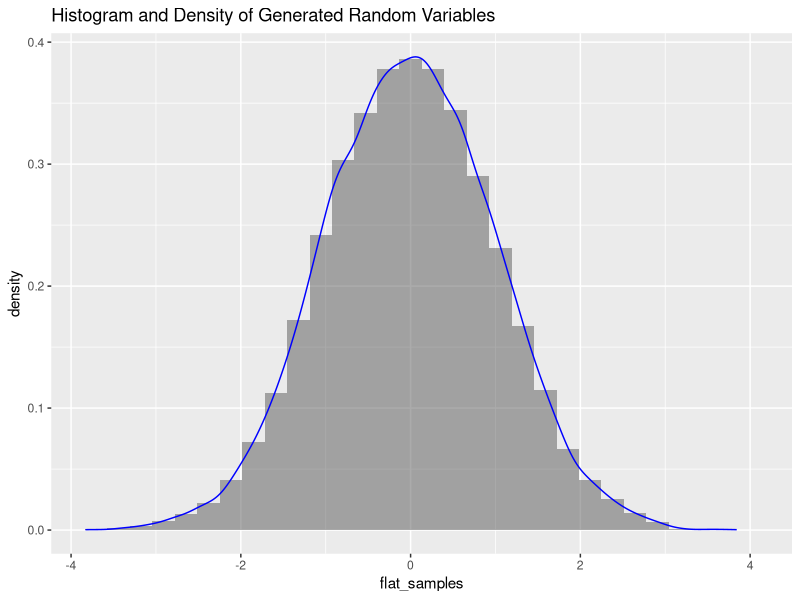
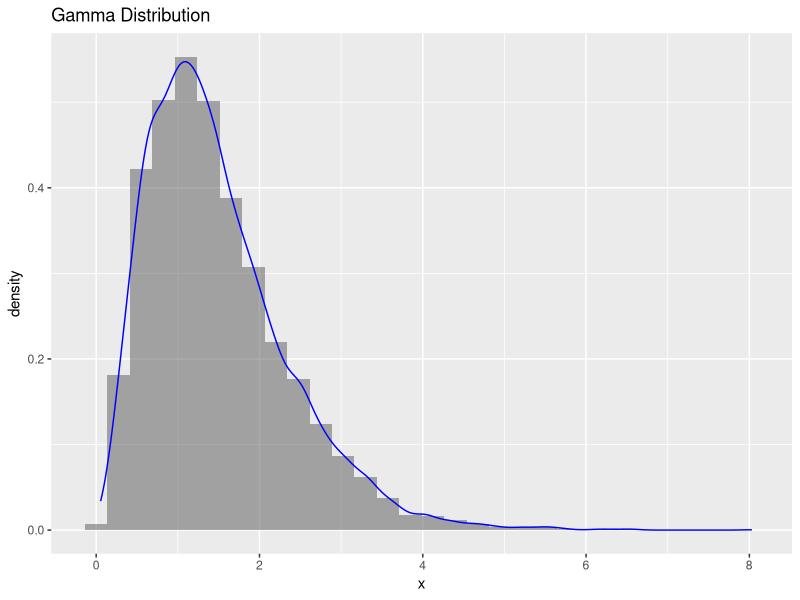
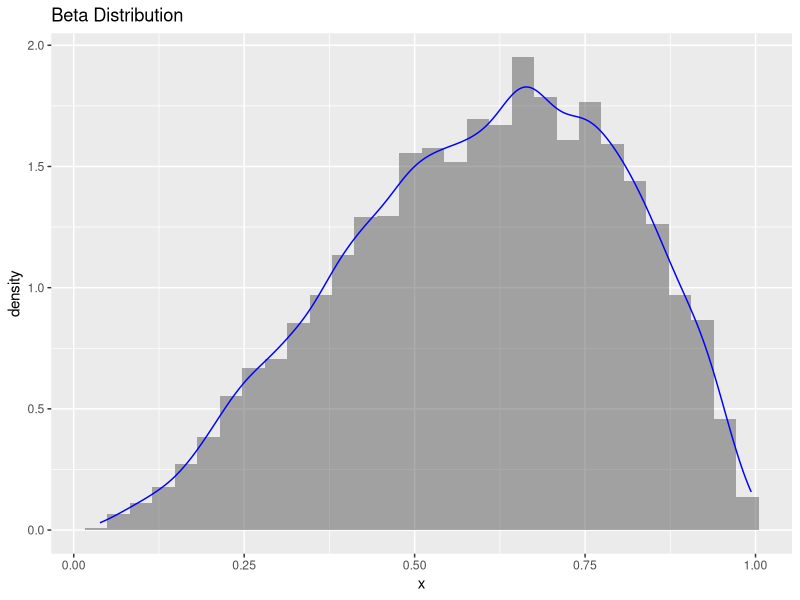
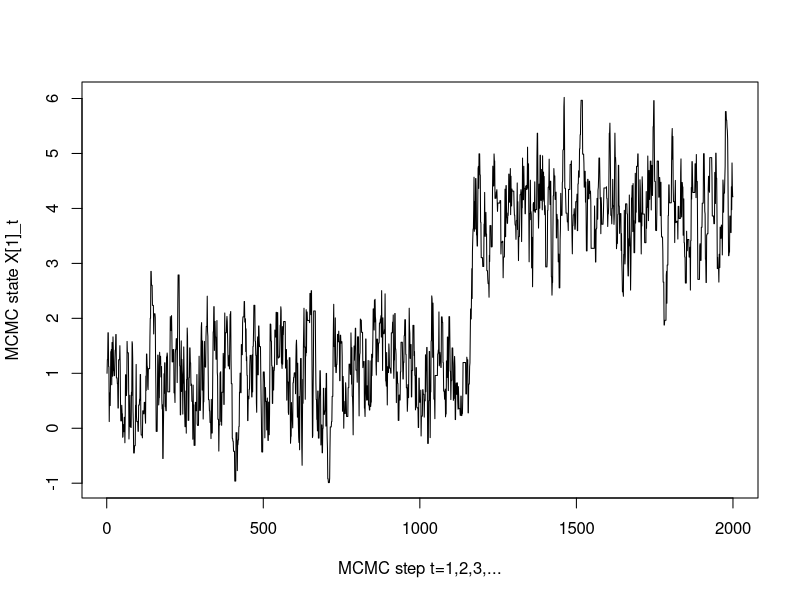
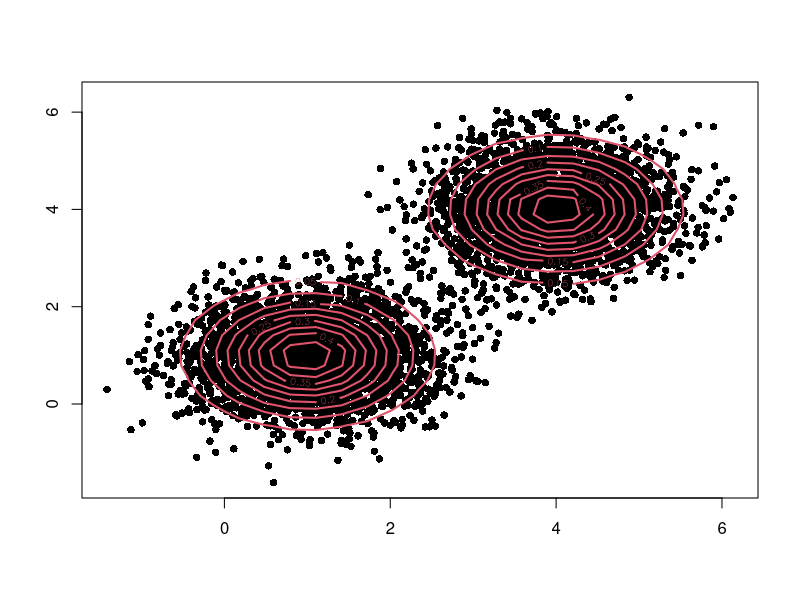
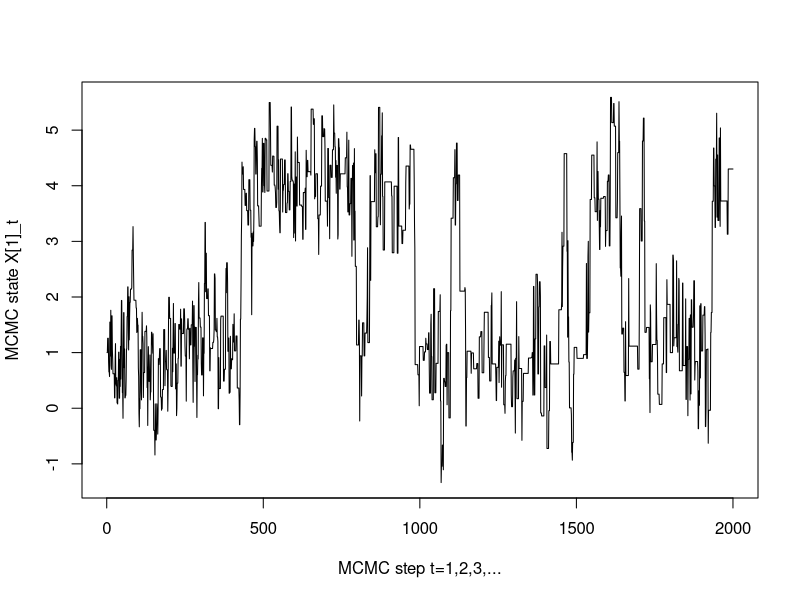
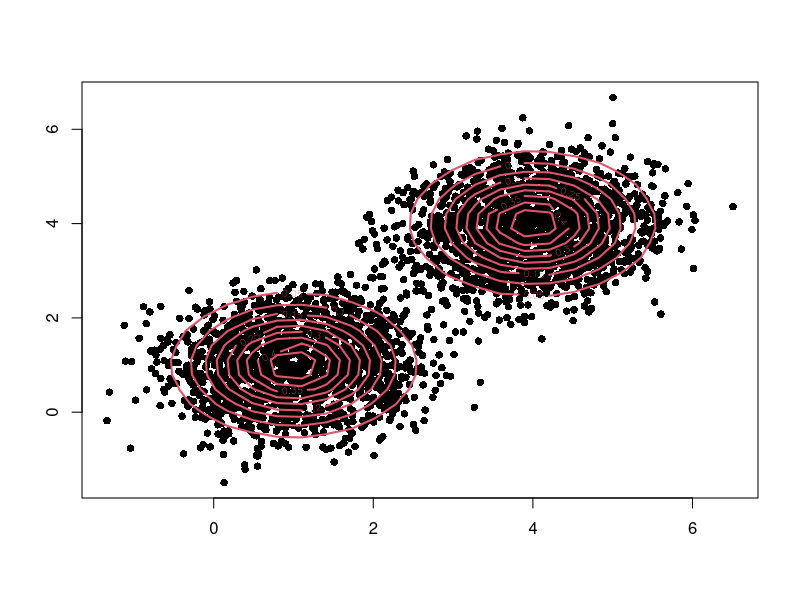
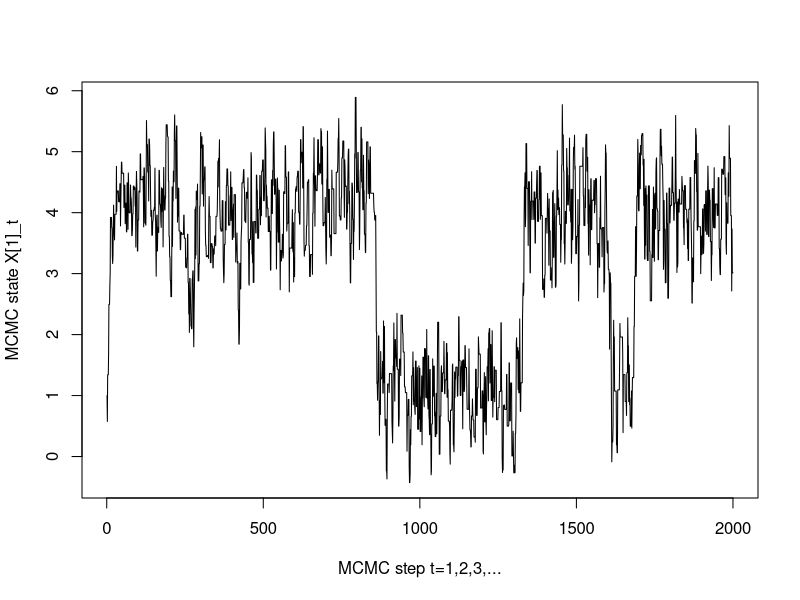

Write the R code that produced these figures, in order.
## ---- chunk 1
knitr::opts_chunk$set(echo = TRUE)
## ---- chunk 2
library(ggplot2)

generate_normal_random_pair <- function() {
  # Step 1: Generate two independent random numbers from uniform distribution
  U1 <- runif(1)
  U2 <- runif(1)

  # Step 2: Apply the Box-Muller transformation
  Z0 <- sqrt(-2 * log(U1)) * cos(2 * pi * U2)
  Z1 <- sqrt(-2 * log(U1)) * sin(2 * pi * U2)

  return(c(Z0, Z1))
}



# Generate a large number of samples
samples <- replicate(10000, generate_normal_random_pair())
flat_samples <- as.vector(samples)

# Plotting
ggplot() + 
  geom_histogram(aes(flat_samples, ..density..), bins = 30, alpha = 0.5) +
  geom_density(aes(flat_samples), color = "blue") +
  labs(title = "Histogram and Density of Generated Random Variables")

## ---- chunk 3

alpha <- 3
beta <- 2
# Gamma distribution in R
gamma_samples <- rgamma(10000, shape = alpha, rate = beta)

# Beta distribution in R
beta_samples <- rbeta(10000, shape1 = alpha, shape2 = beta)

# Visualization in R using ggplot2
library(ggplot2)

# Function to visualize distribution in R
visualize_distribution <- function(samples, title) {
  ggplot(data.frame(x = samples), aes(x)) + 
    geom_histogram(aes(y = ..density..), bins = 30, alpha = 0.5) + 
    geom_density(colour = "blue") + 
    ggtitle(title)
}

# Visualize Gamma distribution
visualize_distribution(gamma_samples, "Gamma Distribution")
## ---- chunk 4
# Visualize Beta distribution
visualize_distribution(beta_samples, "Beta Distribution")
## ---- chunk 5
pi_theta <-function(x,mu1,mu2,S1i,S2i,p1=0.5) {
  #mixture of normals, density up to constant factor
  c1<-exp(-t(x-mu1)%*%S1i%*%(x-mu1))
  c2<-exp(-t(x-mu2)%*%S2i%*%(x-mu2))
  return(p1*c1+(1-p1)*c2)
}

mcmc.binorm<-function(n,a,x0,mu1,mu2,S1i,S2i) {
  X=matrix(NA,n,2); X[1,]=x=x0;
  for (t in 1:(n-1)) {
    y<-x+(2*runif(2)-1)*a
    MHR<-pi_theta(y,mu1,mu2,S1i,S2i)/pi_theta(x,mu1,mu2,S1i,S2i)
    if (runif(1)<MHR) x<-y
    X[t+1,]<-x
  }
  return(X)
}



# Parameters for MCMC
mu1 <- c(1, 1)
mu2 <- c(4, 4)
S <- diag(2)
S1i <- S2i <- solve(S)
a_init <- 1

mu1=c(1,1); mu2=c(4,4); S=diag(2); S1i=S2i=solve(S);
X<-mcmc.binorm(a=a_init,n=10000,x0=mu1,mu1,mu2,S1i,S2i)

plot(X[1:2000,1],pch=16,type='l',main='',xlab='MCMC step t=1,2,3,...',ylab='MCMC state X[1]_t')
plot(X,pch=16,ann=F)
m=30; u=seq(-2,7,length.out=m); v=u; z=matrix(NA,m,m); 
for (i in 1:m) { 
  for (j in 1:m) { 
    z[i,j]=pi_theta(c(u[i],v[j]),mu1,mu2,S1i,S2i) 
  } 
}
contour(u,v,z,col=2,nlevels=7,add=T,lwd=2)

## ---- chunk 6

mcmc.binorm.tuned <- function(n, a_init, x0, mu1, mu2, S1i, S2i, target_rate = 0.234, tune_interval = 100, tune_cycles = 10) {
  X = matrix(NA, n, 2)
  X[1,] = x = x0
  a = a_init
  acceptance_count = 0
  
  for (t in 1:(n-1)) {
    y <- x + (2 * runif(2) - 1) * a
    MHR <- pi_theta(y, mu1, mu2, S1i, S2i) / pi_theta(x, mu1, mu2, S1i, S2i)
    if (runif(1) < MHR) {
      x <- y
      acceptance_count <- acceptance_count + 1
    }
    X[t+1,] <- x

    if ((t %% tune_interval) == 0 && t/tune_interval <= tune_cycles) {
      acceptance_rate = acceptance_count / tune_interval
      if (acceptance_rate < target_rate) {
        a <- a * 0.9
      } else if (acceptance_rate > target_rate) {
        a <- a * 1.1
      }
      acceptance_count <- 0
    }
  }
  
  list(samples = X, final_a = a)
}

result <- mcmc.binorm.tuned(n = 10000, a_init = a_init, x0 = mu1, mu1 = mu1, mu2 = mu2, S1i = S1i, S2i = S2i)

# Extract final tuning parameter 'a'
final_a <- result$final_a

# Extract the samples
X_tuned <- result$samples


plot(X_tuned[1:2000,1],pch=16,type='l',main='',xlab='MCMC step t=1,2,3,...',ylab='MCMC state X[1]_t')
plot(X_tuned,pch=16,ann=F)
m=30; u=seq(-2,7,length.out=m); v=u; z=matrix(NA,m,m); 
for (i in 1:m) { 
  for (j in 1:m) { 
    z[i,j]=pi_theta(c(u[i],v[j]),mu1,mu2,S1i,S2i) 
  } 
}
contour(u,v,z,col=2,nlevels=7,add=T,lwd=2)
## ---- chunk 7
mcmc.binorm.robbins.monro <- function(n, a_init, x0, mu1, mu2, S1i, S2i, target_rate = 0.234, batch_size = 100, gamma_init = 0.1, gamma_decrease = 0.9) {
  X = matrix(NA, n, 2)
  X[1,] = x = x0
  a = a_init
  gamma = gamma_init
  acceptance_count = 0
  
  for (t in 1:(n-1)) {
    y <- x + (2 * runif(2) - 1) * a
    MHR <- pi_theta(y, mu1, mu2, S1i, S2i) / pi_theta(x, mu1, mu2, S1i, S2i)
    if (runif(1) < MHR) {
      x <- y
      acceptance_count <- acceptance_count + 1
    }
    X[t+1,] <- x
    
    # Update 'a' at the end of each batch using Robbins-Monro
    if ((t %% batch_size) == 0) {
      acceptance_rate = acceptance_count / batch_size
      a <- a + gamma * (acceptance_rate - target_rate)
      gamma <- gamma * gamma_decrease
      acceptance_count <- 0
    }
  }
  
  list(samples = X, final_a = a)
}

# Parameters for MCMC
mu1 <- c(1, 1)
mu2 <- c(4, 4)
S <- diag(2)
S1i <- S2i <- solve(S)
a_init <- 1

# Run Robbins-Monro tuned MCMC
set.seed(123) # For reproducibility
result <- mcmc.binorm.robbins.monro(n = 10000, a_init = a_init, x0 = mu1, mu1 = mu1, mu2 = mu2, S1i = S1i, S2i = S2i)

# Extract final tuning parameter 'a'
final_a_rm <- result$final_a

# Extract the samples
X_rm <- result$samples


plot(X_rm[1:2000,1],pch=16,type='l',main='',xlab='MCMC step t=1,2,3,...',ylab='MCMC state X[1]_t')
plot(X_rm,pch=16,ann=F)
m=30; u=seq(-2,7,length.out=m); v=u; z=matrix(NA,m,m); 
for (i in 1:m) { 
  for (j in 1:m) { 
    z[i,j]=pi_theta(c(u[i],v[j]),mu1,mu2,S1i,S2i) 
  } 
}
contour(u,v,z,col=2,nlevels=7,add=T,lwd=2)
